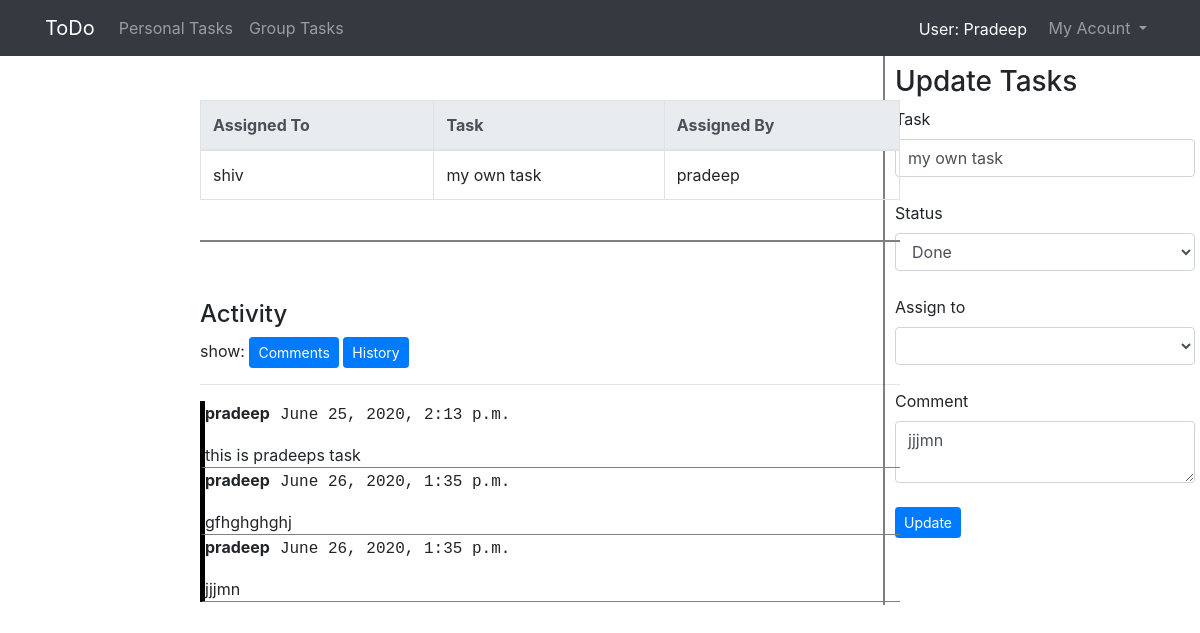
/updateAssignedTask/6/6/ (signed in), run on the app's committed database.
### todoapp/models.py (models this page shows)
class TaskAssignModel(models.Model):
	assigned_to_id = models.ForeignKey(GroupModel,on_delete=models.CASCADE,null=True)
	assigned_to_name = models.CharField(max_length=60)
	task = models.CharField(max_length=60)
	status=models.CharField(max_length=60,default='todo')
	comment=models.TextField(default=None)
	assigned_by = models.CharField(max_length = 60)

class GroupTaskActivityModel(models.Model):
	grpTaskActivity_id = models.ForeignKey(TaskAssignModel,on_delete=models.CASCADE,null=True)
	comments = models.TextField(default='None')
	history = models.TextField(default='None')
	dateTime=models.DateTimeField(blank=True,default=None)
	updated_by=models.CharField(max_length=60)

### todoapp/views.py (the view, shortened to what this page needs)
# urls.py: re_path(r'^updateAssignedTask/(?P<id>[\d]+)/(?P<grpid>[\w\s]+)/$',v1.updateAssignedTaskView),
@login_required
def updateAssignedTaskView(request,id=None,grpid=None,activityOption=None):
    historyFlag = False
    updateTask = TaskAssignModel.objects.get(id=id)
    if activityOption == 'History/':
        historyFlag = True
    task = updateTask.task
    assigned_to_id = updateTask.assigned_to_id_id
    assigned_to_name = updateTask.assigned_to_name
    status = updateTask.status
    comment = updateTask.comment
    assigned_by = updateTask.assigned_by
    grp_member = GroupModel.objects.filter(grpid=grpid)
    mylist_data=ToDoModel.objects.filter(user=request.user,status='todo',flagTask='no')
    task_flag_update(request.user)
    delailedActivity = GroupTaskActivityModel.objects.filter(grpTaskActivity_id_id=id)
    return render(request,'todoapp/updateAssignedTask.html',
        {'id':id,'grpid':grpid,'historyFlag':historyFlag,'status':status,'current_user':request.user,'task':task,'grp_member':grp_member,'comment':comment,'delailedActivity':delailedActivity,
        'assigned_to_id':assigned_to_id,'assigned_by':assigned_by,'assigned_to_name':assigned_to_name,'data':mylist_data})

### todoapp/supporting_python.py (called while the page is built)
def task_flag_update(user):
    mylist_data = ToDoModel.objects.filter(user=user,status='todo',flagTask='no')
    current_date=str(datetime.now().date())+datetime.now().strftime("%H:%M")
    for task in mylist_data:
        tasktime=str(task.date)+task.time.strftime("%H:%M")
        if current_date == tasktime:
            task.flagTask = 'yes'
            task.save()

### template/todoapp/updateAssignedTask.html (shortened to what this page needs)
<!DOCTYPE html>
{% extends "todoapp/base2.html" %}
{% block body_block %}
<div class="updatetask_outer" >
	<div class="updatetask">
	<h3>Update Tasks</h3>
	<form method="post" action='/updateAssignedTask/{{id}}/{{grpid}}/'>
		<label>Task</label>
		<input type="text" class="form-control" name="task" value="{{task}}" required><br>
    <label>Status</label>
     <select class="form-control" id="grp-staus-select"  name="status">
          <option value="Done" >Done</option>
    </select><br>
		<label>Assign to</label>
		<select name="member_id" id="member-select" class="form-control" >
    </select><br>
    <label>Comment</label>
    <textarea class="form-control" name="comment" required>{{comment}}</textarea><br>
	<input type="submit"  value="Update" class="btn btn-primary btn-sm">
	</form>
  </div>
  </div>
  <div class="task-detail">
      <table class="table table-bordered sortable">
        <thead class="thead-light">
        <tr>
          <th>Assigned To</th>
          <th>Task</th>
          <th>Assigned By</th>
        </tr>
      </thead>
        <tr>
          <td >{{assigned_to_name}}</td>
          <td >{{task}}</td>
          <td>{{assigned_by}}</td>
        </tr>
      </table>
<br>
<div style="border-bottom: 2px solid grey; left:2px; " ></div>
</div>
<div class="comment-details">
       <h4>Activity</h4>
       show:&nbsp<a href="/updateAssignedTask/{{id}}/{{grpid}}/Comments" class="btn btn-primary btn-sm">Comments</a>
      <a href="/updateAssignedTask/{{id}}/{{grpid}}/History" class='btn btn-primary btn-sm'>History</a>
       <hr>
       {% if historyFlag %}
        {% for data in delailedActivity %}
          <div style="border-left:5px solid black; border-bottom:1px solid grey">
          <p id ="activity-updated-by">{{data.updated_by}}<span id="activity-date">{{data.dateTime}}</span></p>
          {{data.history|linebreaks}}
          </div>
        {% endfor %}
      {% else %}
        {% for data in delailedActivity %}
          {% if data.comments != 'None' %}
          <div style="border-left:5px solid black; border-bottom:1px solid grey">
          <p id ="activity-updated-by">{{data.updated_by}}<span id="activity-date">{{data.dateTime}}</span></p>
          {{data.comments}}
          </div>
          {% endif %}
        {% endfor %}
      {% endif %}
      <br><br>
</div>
{%endblock%}

### template/todoapp/base2.html (shortened to what this page needs)
<!DOCTYPE html>
{%load static%}
{% load crispy_forms_tags %}
<html lang="en" dir="ltr">
  <head >
    <link rel="stylesheet" href="{%static "todoapp/todo_create.css"%}">
    <link rel="stylesheet" href="{%static "todoapp/form_style.css"%}">
    <link rel="stylesheet" href="{%static "todoapp/group_static.css"%}">
    <link rel="stylesheet" href="https://stackpath.bootstrapcdn.com/bootstrap/4.1.3/css/bootstrap.min.css">
    <link rel="stylesheet" href="https://maxcdn.bootstrapcdn.com/bootstrap/4.0.0/css/bootstrap.min.css">
    <link rel="stylesheet" href="https://cdnjs.cloudflare.com/ajax/libs/font-awesome/4.7.0/css/font-awesome.min.css">
  </head>
  <body class="body_class"  id="stop" onload="testfunction()">
      <nav class="navbar navbar-expand-md navbar-dark bg-dark fixed-top">
        <div class="container">
          <a class="navbar-brand" href="/mylist/mylist">ToDo</a>
          <div class="collapse navbar-collapse" id="navbarSupportedContent">
              <ul class="navbar-nav ">
                <li class="nav-item">
                    <a class="nav-link" href="/mylist/mylist">Personal Tasks</a>
                </li>
                <li class="nav-item">
                    <a class="nav-link" href="/group">Group Tasks</a>
                </li>
              </ul>
              <ul class="navbar-nav ml-auto">
                     <span style="color:white;padding-top:9px;"><li>User:&nbsp{{current_user|title}}</li></span> &nbsp&nbsp&nbsp
                     <li class="nav-item dropdown">
                          <a class="nav-link dropdown-toggle" href="#" id="navbarDropdown" role="button" data-toggle="dropdown">
                            My Acount
                          </a>
                    </li>
               </ul>
            </div>
            </div>
        </nav>
      {% block body_block %}{% endblock %}
  </body>
</html>

### static/todoapp/todo_create.css (style rules this page uses)
body { overflow-x: hidden; }

### static/todoapp/group_static.css (style rules this page uses)
.updatetask_outer { border-left: 2px solid grey; padding-left: 10px; height: 550px; top:55px; right:5px; position: absolute; }
.updatetask { top: 10px; width: 300px; position: relative; }
.task-detail { top:100px; width: 700px; left: 200px; position: absolute; }
.comment-details { top:300px; width: 700px; margin-left: 200px; position: absolute; }
#activity-updated-by { font-weight: bold; }
#activity-date { font-weight: normal; font-family: "Lucida Console", Courier, monospace; padding-left: 10px; }

### data on the page
TaskAssignModel: task "my own task", comment "jjjmn", assigned_to_name "shiv", assigned_by "pradeep"
GroupTaskActivityModel: updated_by "pradeep", dateTime "June 25, 2020, 2:13 p.m.", comments "this is pradeeps task"
GroupTaskActivityModel: updated_by "pradeep", dateTime "June 26, 2020, 1:35 p.m.", comments "gfhghghghj"
GroupTaskActivityModel: updated_by "pradeep", dateTime "June 26, 2020, 1:35 p.m.", comments "jjjmn"

### other printed values
{{ current_user|title }} "Pradeep"
